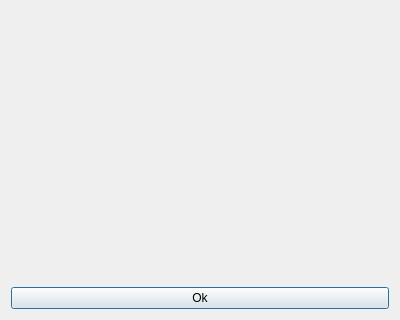
<?xml version="1.0" encoding="UTF-8"?>
<ui version="4.0">
 <class>Photo</class>
 <widget class="QDialog" name="Photo">
  <property name="geometry">
   <rect>
    <x>0</x>
    <y>0</y>
    <width>400</width>
    <height>320</height>
   </rect>
  </property>
  <property name="windowTitle">
   <string>Dialog</string>
  </property>
  <layout class="QVBoxLayout" name="verticalLayout">
   <item>
    <widget class="QLabel" name="DeamMainWindow">
     <property name="text">
      <string/>
     </property>
    </widget>
   </item>
   <item>
    <widget class="QLabel" name="DeamCustom">
     <property name="text">
      <string/>
     </property>
    </widget>
   </item>
   <item>
    <widget class="QLabel" name="DeamFilter">
     <property name="text">
      <string/>
     </property>
    </widget>
   </item>
   <item>
    <widget class="QPushButton" name="pushButton">
     <property name="text">
      <string>Ok</string>
     </property>
    </widget>
   </item>
  </layout>
 </widget>
 <resources/>
 <connections/>
</ui>
